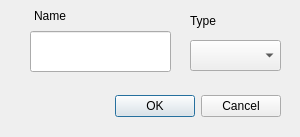
<?xml version="1.0" encoding="UTF-8"?>
<ui version="4.0">
 <class>Dialog</class>
 <widget class="QDialog" name="Dialog">
  <property name="geometry">
   <rect>
    <x>0</x>
    <y>0</y>
    <width>300</width>
    <height>137</height>
   </rect>
  </property>
  <property name="windowTitle">
   <string>Вставка</string>
  </property>
  <widget class="QDialogButtonBox" name="buttonBox">
   <property name="geometry">
    <rect>
     <x>-60</x>
     <y>90</y>
     <width>341</width>
     <height>32</height>
    </rect>
   </property>
   <property name="orientation">
    <enum>Qt::Horizontal</enum>
   </property>
   <property name="standardButtons">
    <set>QDialogButtonBox::Cancel|QDialogButtonBox::Ok</set>
   </property>
  </widget>
  <widget class="QComboBox" name="comboBox">
   <property name="geometry">
    <rect>
     <x>190</x>
     <y>40</y>
     <width>91</width>
     <height>31</height>
    </rect>
   </property>
  </widget>
  <widget class="QLineEdit" name="lineEdit">
   <property name="geometry">
    <rect>
     <x>30</x>
     <y>31</y>
     <width>141</width>
     <height>41</height>
    </rect>
   </property>
  </widget>
  <widget class="QLabel" name="label">
   <property name="geometry">
    <rect>
     <x>34</x>
     <y>6</y>
     <width>61</width>
     <height>20</height>
    </rect>
   </property>
   <property name="text">
    <string>Name</string>
   </property>
  </widget>
  <widget class="QLabel" name="label_2">
   <property name="geometry">
    <rect>
     <x>190</x>
     <y>10</y>
     <width>91</width>
     <height>21</height>
    </rect>
   </property>
   <property name="text">
    <string>Type</string>
   </property>
  </widget>
 </widget>
 <resources/>
 <connections>
  <connection>
   <sender>buttonBox</sender>
   <signal>accepted()</signal>
   <receiver>Dialog</receiver>
   <slot>accept()</slot>
   <hints>
    <hint type="sourcelabel">
     <x>248</x>
     <y>254</y>
    </hint>
    <hint type="destinationlabel">
     <x>157</x>
     <y>274</y>
    </hint>
   </hints>
  </connection>
  <connection>
   <sender>buttonBox</sender>
   <signal>rejected()</signal>
   <receiver>Dialog</receiver>
   <slot>reject()</slot>
   <hints>
    <hint type="sourcelabel">
     <x>316</x>
     <y>260</y>
    </hint>
    <hint type="destinationlabel">
     <x>286</x>
     <y>274</y>
    </hint>
   </hints>
  </connection>
 </connections>
</ui>
